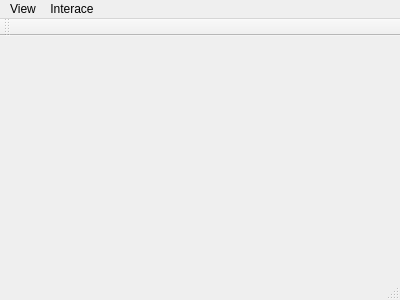
<?xml version="1.0" encoding="UTF-8"?>
<ui version="4.0">
 <class>MainWindow</class>
 <widget class="QMainWindow" name="MainWindow">
  <property name="geometry">
   <rect>
    <x>0</x>
    <y>0</y>
    <width>400</width>
    <height>300</height>
   </rect>
  </property>
  <property name="windowTitle">
   <string>Audio Analyzer</string>
  </property>
  <widget class="QWidget" name="centralWidget"/>
  <widget class="QMenuBar" name="menuBar">
   <property name="geometry">
    <rect>
     <x>0</x>
     <y>0</y>
     <width>400</width>
     <height>21</height>
    </rect>
   </property>
   <widget class="QMenu" name="menuView">
    <property name="title">
     <string>View</string>
    </property>
    <addaction name="actionOscilloscope"/>
    <addaction name="actionSignalGenerator"/>
    <addaction name="actionSpectrumAnalyzer"/>
   </widget>
   <widget class="QMenu" name="menuInterace">
    <property name="title">
     <string>Interace</string>
    </property>
    <addaction name="actionConnect"/>
    <addaction name="actionDisconnect"/>
    <addaction name="separator"/>
    <addaction name="actionDevices"/>
   </widget>
   <addaction name="menuView"/>
   <addaction name="menuInterace"/>
  </widget>
  <widget class="QToolBar" name="mainToolBar">
   <attribute name="toolBarArea">
    <enum>TopToolBarArea</enum>
   </attribute>
   <attribute name="toolBarBreak">
    <bool>false</bool>
   </attribute>
  </widget>
  <widget class="QStatusBar" name="statusBar"/>
  <action name="actionOscilloscope">
   <property name="text">
    <string>Oscilloscope</string>
   </property>
  </action>
  <action name="actionSignalGenerator">
   <property name="text">
    <string>Signal Generator</string>
   </property>
  </action>
  <action name="actionSpectrumAnalyzer">
   <property name="text">
    <string>Spectrum Analyzer</string>
   </property>
  </action>
  <action name="actionSoundDevices">
   <property name="text">
    <string>Devices</string>
   </property>
  </action>
  <action name="actionConnect">
   <property name="text">
    <string>Connect</string>
   </property>
  </action>
  <action name="actionDisconnect">
   <property name="text">
    <string>Disconnect</string>
   </property>
  </action>
  <action name="actionDevices">
   <property name="text">
    <string>Settings</string>
   </property>
  </action>
 </widget>
 <layoutdefault spacing="6" margin="11"/>
 <resources/>
 <connections/>
</ui>
